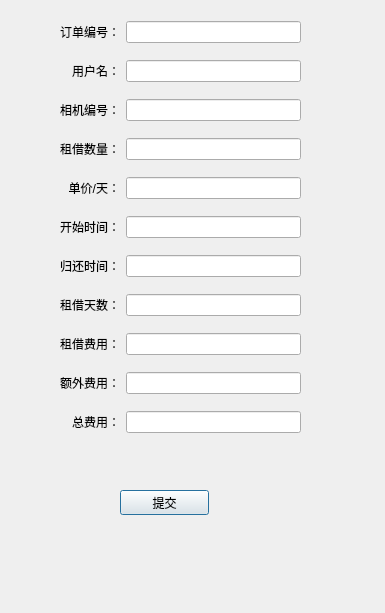
<?xml version="1.0" encoding="UTF-8"?>
<ui version="4.0">
 <class>Dialog_edit_indent</class>
 <widget class="QDialog" name="Dialog_edit_indent">
  <property name="geometry">
   <rect>
    <x>0</x>
    <y>0</y>
    <width>385</width>
    <height>613</height>
   </rect>
  </property>
  <property name="windowTitle">
   <string>Dialog</string>
  </property>
  <widget class="QWidget" name="widget" native="true">
   <property name="geometry">
    <rect>
     <x>60</x>
     <y>10</y>
     <width>241</width>
     <height>441</height>
    </rect>
   </property>
   <layout class="QGridLayout" name="gridLayout">
    <item row="0" column="0">
     <widget class="QLabel" name="label">
      <property name="text">
       <string>订单编号：</string>
      </property>
      <property name="alignment">
       <set>Qt::AlignRight|Qt::AlignTrailing|Qt::AlignVCenter</set>
      </property>
     </widget>
    </item>
    <item row="0" column="1">
     <widget class="QLineEdit" name="lineEdit_order_no"/>
    </item>
    <item row="1" column="0">
     <widget class="QLabel" name="label_2">
      <property name="text">
       <string>用户名：</string>
      </property>
      <property name="alignment">
       <set>Qt::AlignRight|Qt::AlignTrailing|Qt::AlignVCenter</set>
      </property>
     </widget>
    </item>
    <item row="1" column="1">
     <widget class="QLineEdit" name="lineEdit_account"/>
    </item>
    <item row="2" column="0">
     <widget class="QLabel" name="label_3">
      <property name="text">
       <string>相机编号：</string>
      </property>
      <property name="alignment">
       <set>Qt::AlignRight|Qt::AlignTrailing|Qt::AlignVCenter</set>
      </property>
     </widget>
    </item>
    <item row="2" column="1">
     <widget class="QLineEdit" name="lineEdit_camera_no"/>
    </item>
    <item row="3" column="0">
     <widget class="QLabel" name="label_4">
      <property name="text">
       <string>租借数量：</string>
      </property>
      <property name="alignment">
       <set>Qt::AlignRight|Qt::AlignTrailing|Qt::AlignVCenter</set>
      </property>
     </widget>
    </item>
    <item row="3" column="1">
     <widget class="QLineEdit" name="lineEdit_rent_num"/>
    </item>
    <item row="4" column="0">
     <widget class="QLabel" name="label_5">
      <property name="text">
       <string>单价/天：</string>
      </property>
      <property name="alignment">
       <set>Qt::AlignRight|Qt::AlignTrailing|Qt::AlignVCenter</set>
      </property>
     </widget>
    </item>
    <item row="4" column="1">
     <widget class="QLineEdit" name="lineEdit_price"/>
    </item>
    <item row="5" column="0">
     <widget class="QLabel" name="label_6">
      <property name="text">
       <string>开始时间：</string>
      </property>
      <property name="alignment">
       <set>Qt::AlignRight|Qt::AlignTrailing|Qt::AlignVCenter</set>
      </property>
     </widget>
    </item>
    <item row="5" column="1">
     <widget class="QLineEdit" name="lineEdit_start_time"/>
    </item>
    <item row="6" column="0">
     <widget class="QLabel" name="label_7">
      <property name="text">
       <string>归还时间：</string>
      </property>
      <property name="alignment">
       <set>Qt::AlignRight|Qt::AlignTrailing|Qt::AlignVCenter</set>
      </property>
     </widget>
    </item>
    <item row="6" column="1">
     <widget class="QLineEdit" name="lineEdit_rent_time"/>
    </item>
    <item row="7" column="0">
     <widget class="QLabel" name="label_8">
      <property name="text">
       <string>租借天数：</string>
      </property>
      <property name="alignment">
       <set>Qt::AlignRight|Qt::AlignTrailing|Qt::AlignVCenter</set>
      </property>
     </widget>
    </item>
    <item row="7" column="1">
     <widget class="QLineEdit" name="lineEdit_rent_days"/>
    </item>
    <item row="8" column="0">
     <widget class="QLabel" name="label_9">
      <property name="text">
       <string>租借费用：</string>
      </property>
      <property name="alignment">
       <set>Qt::AlignRight|Qt::AlignTrailing|Qt::AlignVCenter</set>
      </property>
     </widget>
    </item>
    <item row="8" column="1">
     <widget class="QLineEdit" name="lineEdit_rent_charge"/>
    </item>
    <item row="9" column="0">
     <widget class="QLabel" name="label_10">
      <property name="text">
       <string>额外费用：</string>
      </property>
      <property name="alignment">
       <set>Qt::AlignRight|Qt::AlignTrailing|Qt::AlignVCenter</set>
      </property>
     </widget>
    </item>
    <item row="9" column="1">
     <widget class="QLineEdit" name="lineEdit_extra_charge"/>
    </item>
    <item row="10" column="0">
     <widget class="QLabel" name="label_11">
      <property name="text">
       <string>总费用：</string>
      </property>
      <property name="alignment">
       <set>Qt::AlignRight|Qt::AlignTrailing|Qt::AlignVCenter</set>
      </property>
     </widget>
    </item>
    <item row="10" column="1">
     <widget class="QLineEdit" name="lineEdit_final_charge"/>
    </item>
   </layout>
  </widget>
  <widget class="QPushButton" name="pushButton_commit">
   <property name="geometry">
    <rect>
     <x>120</x>
     <y>490</y>
     <width>89</width>
     <height>25</height>
    </rect>
   </property>
   <property name="text">
    <string>提交</string>
   </property>
  </widget>
 </widget>
 <resources/>
 <connections/>
</ui>
